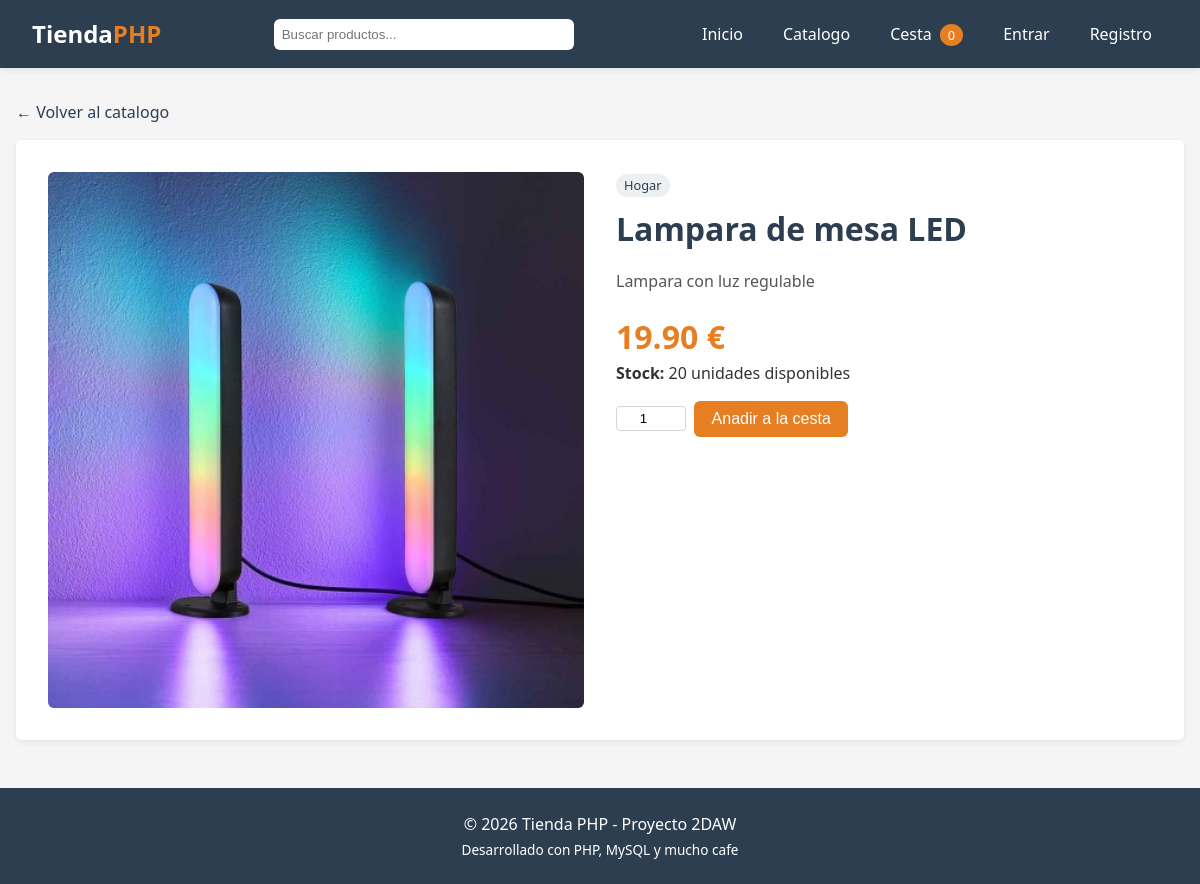
/producto/detalle/6, run on the app's committed database.
### tables this page shows
CREATE TABLE productos (
    id            INT AUTO_INCREMENT PRIMARY KEY,
    categoria_id  INT NOT NULL,
    nombre        VARCHAR(150) NOT NULL,
    descripcion   TEXT,
    precio        DECIMAL(10,2) NOT NULL DEFAULT 0,
    stock         INT NOT NULL DEFAULT 0,
    imagen        VARCHAR(255) DEFAULT 'sin-imagen.svg',
    visible       TINYINT(1) NOT NULL DEFAULT 1,
    fecha_alta    DATETIME DEFAULT CURRENT_TIMESTAMP,
    CONSTRAINT fk_producto_categoria
        FOREIGN KEY (categoria_id) REFERENCES categorias(id)
        ON DELETE RESTRICT ON UPDATE CASCADE
);

CREATE TABLE categorias (
    id          INT AUTO_INCREMENT PRIMARY KEY,
    nombre      VARCHAR(100) NOT NULL UNIQUE,
    descripcion TEXT,
    fecha_alta  DATETIME DEFAULT CURRENT_TIMESTAMP
);

### src/Controladores/ProductoControlador.php (called while the page is built, shortened)
<?php
class ProductoControlador
{
    public function detalle($id = null): void
    {
        $modelo   = new Producto();
        $producto = $modelo->obtenerUno((int) $id);
        require APP . '/Vistas/comunes/cabecera.php';
        require APP . '/Vistas/productos/detalle.php';
        require APP . '/Vistas/comunes/pie.php';
    }
}

### src/Rutas/Rutas.php (called while the page is built, shortened)
<?php
class Rutas
{
    public static function registrar(): void
    {
        Enrutador::agregar('GET', '/producto/detalle/:id', function ($id) {
            (new ProductoControlador())->detalle($id);
        });
        Enrutador::despachar();
    }
}

### public/index.php (called while the page is built, shortened)
<?php
require_once APP . '/init.php';
require_once APP . '/Rutas/Rutas.php';
Rutas::registrar();

### src/init.php (called while the page is built, shortened)
<?php
spl_autoload_register(function (string $clase) {
    $rutasPosibles = [
        CONFIG              . '/' . $clase . '.php',
        APP . '/Modelos/'       . $clase . '.php',
        APP . '/Controladores/' . $clase . '.php',
        APP . '/Lib/'           . $clase . '.php',
        APP . '/Rutas/'         . $clase . '.php',
    ];
    foreach ($rutasPosibles as $ruta) {
        if (is_file($ruta)) {
            return;
        }
    }
});

### config/Conexion.php (called while the page is built, shortened)
<?php
class Conexion
{
    private static $pdo = null;
    public static function abrir(): PDO
    {
        if (self::$pdo === null) {
            $dsn = 'mysql:host=' . self::HOST
                 . ';dbname='   . self::BD
                 . ';charset='  . self::CHARSET;
            $opciones = [
                PDO::ATTR_ERRMODE            => PDO::ERRMODE_EXCEPTION,
                PDO::ATTR_DEFAULT_FETCH_MODE => PDO::FETCH_ASSOC,
                PDO::ATTR_EMULATE_PREPARES   => false,
            ];
            try {
                self::$pdo = new PDO($dsn, self::USUARIO, self::CLAVE, $opciones);
            } catch (PDOException $e) {
                die('No se ha podido conectar con la base de datos: ' . $e->getMessage());
            }
        }
        return self::$pdo;
    }
}

### src/Modelos/Producto.php (called while the page is built, shortened)
<?php
class Producto
{
    private $bd;
    public function __construct()
    {
        $this->bd = Conexion::abrir();
    }
    public function obtenerUno(int $id): ?array
    {
        $sql = "SELECT p.*, c.nombre AS categoria_nombre
                FROM productos p
                INNER JOIN categorias c ON c.id = p.categoria_id
                WHERE p.id = :id";
        $stmt = $this->bd->prepare($sql);
        $stmt->execute([':id' => $id]);
        $fila = $stmt->fetch();
        return $fila ?: null;
    }
}

### src/Vistas/productos/detalle.php (the view, shortened to what this page needs)
<div style="margin-bottom:1rem;">
    <a href="<?= URL_BASE ?>/producto">&larr; Volver al catalogo</a>
</div>
<article class="detalle-producto">
    <img src="<?= URL_BASE ?>/img/<?= htmlspecialchars($producto['imagen']) ?>"
         alt="<?= htmlspecialchars($producto['nombre']) ?>"
         onerror="this.src='<?= URL_BASE ?>/img/sin-imagen.svg'">
    <div>
        <span class="etiqueta-categoria"><?= htmlspecialchars($producto['categoria_nombre']) ?></span>
        <h1 style="margin-top:.5rem;"><?= htmlspecialchars($producto['nombre']) ?></h1>
        <p style="margin-top:1rem;color:#555;">
            <?= nl2br(htmlspecialchars($producto['descripcion'])) ?>
        </p>
        <p class="precio" style="font-size:2rem;color:var(--color-acento);font-weight:bold;margin-top:1.25rem;">
            <?= number_format($producto['precio'], 2) ?> &euro;
        </p>
        <p style="margin-bottom:1rem;">
            <?php if ((int) $producto['stock'] > 0): ?>
                <strong>Stock:</strong> <?= $producto['stock'] ?> unidades disponibles
            <?php else: ?>
                <strong style="color:var(--color-error);">Producto sin stock</strong>
            <?php endif; ?>
        </p>
        <?php if ((int) $producto['stock'] > 0): ?>
            <form method="POST" action="<?= URL_BASE ?>/cesta/anadir" style="display:flex;gap:.5rem;align-items:center;">
                <input type="number" name="cantidad" value="1" min="1" max="<?= $producto['stock'] ?>"
                       class="input-cantidad">
                <button type="submit" class="boton">Anadir a la cesta</button>
            </form>
        <?php endif; ?>
    </div>
</article>

### public/css/estilo.css (style rules this page uses)
:root { --color-principal: #2c3e50; --color-acento: #e67e22; --color-acento-osc: #ca6f1e; --color-fondo: #f5f5f5; --color-texto: #333; --color-suave: #ecf0f1; --color-borde: #d0d6db; --color-ok: #27ae60; --color-error: #c0392b; --radio: 6px; --sombra: 0 2px 6px rgba(0,0,0,.08); }
* { margin: 0; padding: 0; box-sizing: border-box; }
body { font-family: 'Segoe UI', Tahoma, sans-serif; line-height: 1.5; color: var(--color-texto); background: var(--color-fondo); }
a { color: var(--color-principal); text-decoration: none; }
h1, h2, h3 { color: var(--color-principal); margin-bottom: 1rem; }
h1 { font-size: 2rem; }
.boton { display: inline-block; background: var(--color-acento); color: #fff; padding: .55rem 1.1rem; border-radius: var(--radio); border: 0; cursor: pointer; font-size: 1rem; transition: background .2s; }
.etiqueta-categoria { background: var(--color-suave); color: var(--color-principal); font-size: .8rem; padding: 2px 8px; border-radius: 999px; display: inline-block; }
.detalle-producto { display: grid; gap: 2rem; grid-template-columns: 1fr 1fr; background: #fff; padding: 2rem; border-radius: var(--radio); box-shadow: var(--sombra); }
.detalle-producto img { width: 100%; border-radius: var(--radio); background: var(--color-suave); }
.input-cantidad { width: 70px; padding: .25rem; border: 1px solid var(--color-borde); border-radius: 4px; text-align: center; }

### data on the page
productos: imagen (picture), categoria.nombre "Hogar", nombre "Lampara de mesa LED", descripcion "Lampara con luz regulable", precio "19.90", stock "20"

### other printed values
$_unidadesCesta "0"
